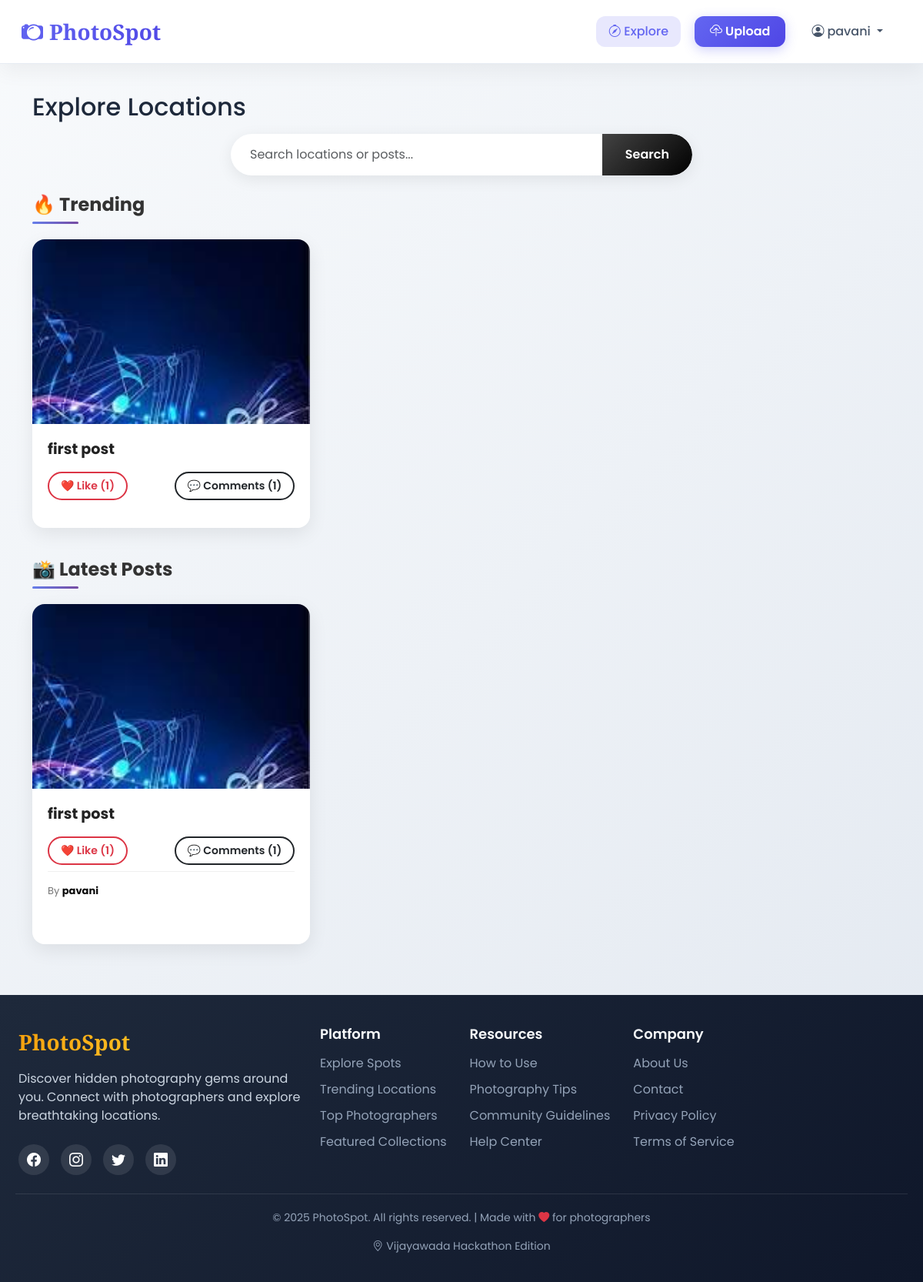
The app's page / (signed in) with its own data.
### main/models.py (models this page shows, shortened)
class Post(models.Model):
    uploader = models.ForeignKey(User, on_delete=models.CASCADE, related_name='posts')
    title = models.CharField(max_length=200)
    description = models.TextField(blank=True)
    location = models.ForeignKey(Location, on_delete=models.SET_NULL, null=True, blank=True)
    image = models.ImageField(upload_to='posts/',  blank=True, null=True)
    video = models.FileField(upload_to='videos/', blank=True, null=True)
    created_at = models.DateTimeField(auto_now_add=True)

### main/views.py (the view, shortened to what this page needs)
# urls.py: path('', views.explore, name='explore'),
def explore(request):
    q = request.GET.get('q', '').strip()
    posts = (
        Post.objects
        .select_related('uploader', 'location')
        .annotate(
            like_count=Count('likes', distinct=True),
            comment_count=Count('comments', distinct=True)
        )
    )
    posts = posts.order_by('-created_at')
    trending = (
        Post.objects
        .annotate(
            like_count=Count('likes', distinct=True),
            comment_count=Count('comments', distinct=True),
            score=ExpressionWrapper(
                F('like_count') * 2 + F('comment_count'),
                output_field=IntegerField()
            )
        )
        .order_by('-score', '-created_at')[:6]
    )
    return render(request, 'main/explore.html', {
        'posts': posts,
        'trending': trending,
        'query': q
    })

### main/templates/main/explore.html (shortened to what this page needs)
{% extends 'main/base.html' %}
{% block content %}
<h2 class="mb-3">Explore Locations</h2>
<form method="GET" class="mb-4">
    <div class="input-group">
        <input type="text" name="q" class="form-control"
               placeholder="Search locations or posts..." value="{{ query }}">
        <button class="btn btn-dark">Search</button>
    </div>
</form>
<h4 class="mt-3">🔥 Trending</h4>
<div class="row">
    {% for t in trending %}
    <div class="col-md-4">
        <div class="card mb-3">
            {% if t.image %}
                <img src="{{ t.image.url }}" class="card-img-top popup-trigger"
                     data-id="{{ t.id }}" data-type="image" data-src="{{ t.image.url }}">
            {% elif t.video and t.video.name %}
                <video class="card-img-top popup-trigger" muted
                       data-id="{{ t.id }}" data-type="video" data-src="{{ t.video.url }}">
                    <source src="{{ t.video.url }}">
                </video>
            {% endif %}
            <div class="card-body">
                <h5>{{ t.title }}</h5>
                <div class="d-flex justify-content-between">
                    <button class="btn btn-sm btn-outline-danger like-btn" data-id="{{ t.id }}">
                        ❤️ Like ({{ t.like_count }})
                    </button>
                    <button class="btn btn-sm btn-outline-dark popup-trigger"
                            data-id="{{ t.id }}"
                            data-type="{% if t.image %}image{% elif t.video and t.video.name %}video{% else %}none{% endif %}"
                            data-src="{% if t.image %}{{ t.image.url }}{% elif t.video and t.video.name %}{{ t.video.url }}{% else %}#{% endif %}">
                        💬 Comments ({{ t.comment_count }})
                    </button>
                </div>
            </div>
        </div>
    </div>
    {% empty %}
        <p>No trending posts.</p>
    {% endfor %}
</div>
<h4 class="mt-4">📸 Latest Posts</h4>
<div class="row">
    {% for p in posts %}
    <div class="col-md-4">
        <div class="card mb-4">
            {% if p.image %}
                <img src="{{ p.image.url }}" class="card-img-top popup-trigger"
                     data-id="{{ p.id }}" data-type="image" data-src="{{ p.image.url }}">
            {% elif p.video and p.video.name %}
                <video class="card-img-top popup-trigger" muted
                       data-id="{{ p.id }}" data-type="video" data-src="{{ p.video.url }}">
                    <source src="{{ p.video.url }}">
                </video>
            {% endif %}
            <div class="card-body">
                <h5>{{ p.title }}</h5>
                <div class="d-flex justify-content-between">
                    <button class="btn btn-sm btn-outline-danger like-btn" data-id="{{ p.id }}">
                        ❤️ Like ({{ p.like_count }})
                    </button>
                    <button class="btn btn-sm btn-outline-dark popup-trigger"
                            data-id="{{ p.id }}"
                            data-type="{% if p.image %}image{% elif p.video and p.video.name %}video{% else %}none{% endif %}"
                            data-src="{% if p.image %}{{ p.image.url }}{% elif p.video and p.video.name %}{{ p.video.url }}{% else %}#{% endif %}">
                        💬 Comments ({{ p.comment_count }})
                    </button>
                </div>
               <p class="text-muted mt-2">
       By <a href="{% url 'profile' p.uploader.username %}" class="text-decoration-none fw-bold" style="color: #090909;">
    {{ p.uploader.username }}
</a>
                </p>
            </div>
        </div>
    </div>
    {% empty %}
        <p>No posts.</p>
    {% endfor %}
</div>
{% endblock %}

### main/templates/main/base.html (shortened to what this page needs)
<!DOCTYPE html>
<html lang="en">
<head>
    <link href="https://cdn.jsdelivr.net/npm/bootstrap@5.3.0/dist/css/bootstrap.min.css" rel="stylesheet">
    <link rel="stylesheet" href="https://cdn.jsdelivr.net/npm/bootstrap-icons@1.10.0/font/bootstrap-icons.css">
</head>
<body>
<nav class="navbar navbar-expand-lg navbar-dark bg-dark px-3">
    <div class="container-fluid">
        <a class="navbar-brand" href="{% url 'explore' %}">
            <i class="bi bi-camera2 me-2"></i>PhotoSpot
        </a>
        <div class="collapse navbar-collapse" id="navMenu">
            <ul class="navbar-nav ms-auto align-items-center">
                {% if user.is_authenticated %}
                    <li class="nav-item">
                        <a class="nav-link" href="{% url 'explore' %}">
                            <i class="bi bi-compass me-1"></i>Explore
                        </a>
                    </li>
                    <li class="nav-item">
                        <a class="nav-link btn-upload" href="{% url 'post_create' %}">
                            <i class="bi bi-cloud-upload me-1"></i>Upload
                        </a>
                    </li>
                    <li class="nav-item dropdown">
                        <a class="nav-link dropdown-toggle" href="#" id="userDropdown" role="button"
                           data-bs-toggle="dropdown" aria-expanded="false">
                            <i class="bi bi-person-circle me-1"></i>{{ user.username|default:"Profile" }}
                        </a>
                    </li>
                {% endif %}
            </ul>
        </div>
    </div>
</nav>
    <div class="container main-container fade-in">
    {% block content %}{% endblock %}
</div>
<footer>
    <div class="footer-content">
        <div class="row">
            <div class="col-lg-4 mb-4">
                <div class="footer-brand">PhotoSpot</div>
                <p class="footer-tagline">
                    Discover hidden photography gems around you. Connect with photographers and explore breathtaking locations.
                </p>
                <div class="social-icons">
                    <a href="#" class="social-icon"><i class="bi bi-facebook"></i></a>
                    <a href="#" class="social-icon"><i class="bi bi-instagram"></i></a>
                    <a href="#" class="social-icon"><i class="bi bi-twitter"></i></a>
                    <a href="#" class="social-icon"><i class="bi bi-linkedin"></i></a>
                </div>
            </div>
            <div class="col-lg-8">
                <div class="footer-links">
                    <div class="footer-column">
                        <h5>Platform</h5>
                        <ul>
                            <li><a href="{% url 'explore' %}">Explore Spots</a></li>
                            <li><a href="#">Trending Locations</a></li>
                            <li><a href="#">Top Photographers</a></li>
                            <li><a href="#">Featured Collections</a></li>
                        </ul>
                    </div>
                    <div class="footer-column">
                        <h5>Resources</h5>
                        <ul>
                            <li><a href="#">How to Use</a></li>
                            <li><a href="#">Photography Tips</a></li>
                            <li><a href="#">Community Guidelines</a></li>
                            <li><a href="#">Help Center</a></li>
                        </ul>
                    </div>
                    <div class="footer-column">
                        <h5>Company</h5>
                        <ul>
                            <li><a href="#">About Us</a></li>
                            <li><a href="#">Contact</a></li>
                            <li><a href="#">Privacy Policy</a></li>
                            <li><a href="#">Terms of Service</a></li>
                        </ul>
                    </div>
                </div>
            </div>
        </div>
        <div class="copyright">
            <p>&copy; 2025 PhotoSpot. All rights reserved. | Made with <i class="bi bi-heart-fill text-danger"></i> for photographers</p>
            <p class="mt-2">
                <i class="bi bi-geo-alt me-1"></i>Vijayawada Hackathon Edition
            </p>
        </div>
    </div>
</footer>
</body>
</html>

### main/templates/main/base.html (style rules this page uses)
html { overflow-y: scroll; }
body { margin: 0; padding: 0; width: 100%; }
:root { --primary: #6366f1; --primary-dark: #4f46e5; --secondary: #f8fafc; --accent: #f59e0b; --dark: #1e293b; --light: #f1f5f9; --shadow: 0 10px 25px rgba(0, 0, 0, 0.05); --shadow-hover: 0 15px 30px rgba(0, 0, 0, 0.1); --radius: 16px; --transition: all 0.3s ease; }
* { margin: 0; padding: 0; box-sizing: border-box; }
body { font-family: 'Poppins', sans-serif; background: linear-gradient(135deg, #f8fafc 0%, #e2e8f0 100%); color: var(--dark); min-height: 100vh; display: flex; flex-direction: column; }
.navbar { position: fixed; top: 0; left: 0; width: 100%; z-index: 1000; background: rgba(255, 255, 255, 0.95) !important; backdrop-filter: blur(10px); border-bottom: 1px solid rgba(226, 232, 240, 0.8); padding: 15px 0; box-shadow: var(--shadow); }
.navbar-brand { font-family: 'Playfair Display', serif; font-weight: 700; font-size: 28px; background: linear-gradient(135deg, var(--primary) 0%, var(--primary-dark) 100%); -webkit-background-clip: text; -webkit-text-fill-color: transparent; transition: var(--transition); }
.nav-link { font-weight: 500; color: #475569 !important; margin: 0 8px; padding: 8px 16px !important; border-radius: 12px; transition: var(--transition); }
.nav-link.active { color: var(--primary) !important; background: rgba(99, 102, 241, 0.15); }
.btn-upload { background: linear-gradient(135deg, var(--primary) 0%, var(--primary-dark) 100%); color: white !important; border-radius: 12px; padding: 8px 20px !important; margin: 0 10px; font-weight: 600; box-shadow: 0 4px 15px rgba(99, 102, 241, 0.3); transition: var(--transition); }
.main-container { padding-top: 120px; padding-bottom: 50px; }
footer { background: linear-gradient(135deg, var(--dark) 0%, #0f172a 100%); color: white; padding: 40px 0 20px; margin-top: auto; }
.footer-content { max-width: 1200px; margin: 0 auto; padding: 0 20px; }
.footer-brand { font-family: 'Playfair Display', serif; font-size: 28px; font-weight: 700; background: linear-gradient(135deg, #f59e0b 0%, #fbbf24 100%); -webkit-background-clip: text; -webkit-text-fill-color: transparent; margin-bottom: 15px; display: inline-block; }
.footer-tagline { color: #cbd5e1; font-size: 16px; margin-bottom: 25px; max-width: 400px; }
.footer-links { display: flex; flex-wrap: wrap; gap: 30px; margin-bottom: 30px; }
.footer-column h5 { color: #f8fafc; font-size: 18px; margin-bottom: 15px; font-weight: 600; }
.footer-column ul { list-style: none; padding: 0; }
.footer-column ul li { margin-bottom: 10px; }
.footer-column ul li a { color: #94a3b8; text-decoration: none; transition: var(--transition); }
.social-icons { display: flex; gap: 15px; margin-top: 20px; }
.social-icon { width: 40px; height: 40px; background: rgba(255, 255, 255, 0.1); border-radius: 50%; display: flex; align-items: center; justify-content: center; color: white; font-size: 18px; transition: var(--transition); }
.copyright { text-align: center; padding-top: 20px; border-top: 1px solid rgba(255, 255, 255, 0.1); color: #94a3b8; font-size: 14px; }
.fade-in { animation: fadeIn 0.6s ease-out; }

### records on screen
Post: image (picture), title "first post", like_count "1", comment_count "1", uploader.username "pavani"

### other values on screen
{{ user.username|default:"Profile" }} "pavani"
